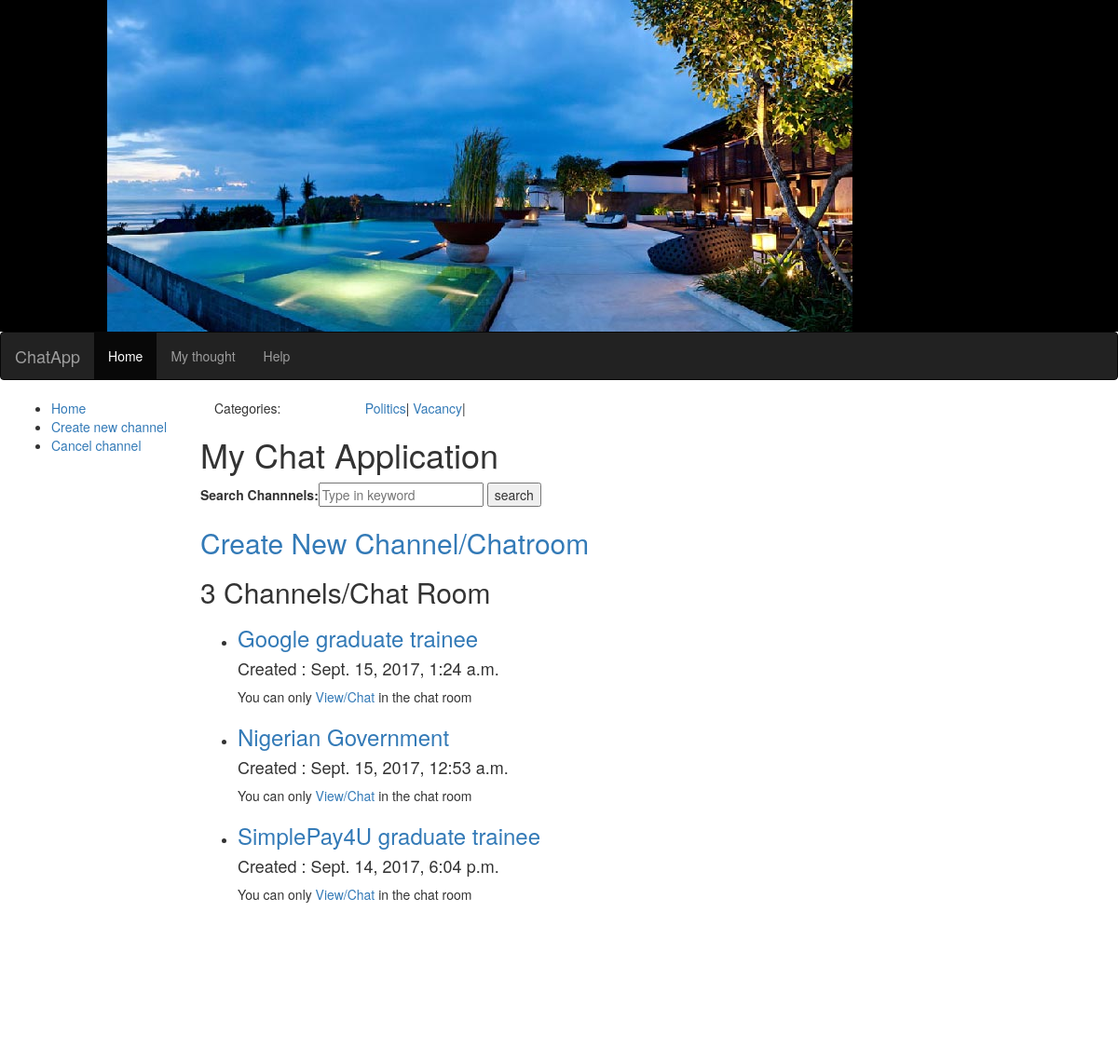
Screenshot of /chart/ with the database file from the repository.
### chart/models.py (models this page shows, shortened)
class Channel(models.Model):
    channel_text = models.CharField(max_length=200)
    category = models.CharField(default='other',max_length=500)
    date_created = models.DateTimeField()

### chart/views.py (the view)
def index(request):
    clear_search= "";
    if request.method == 'POST':
        if "create_channel" in request.POST:
          form = ChannelForm(request.POST);
          if form.is_valid():
            channel_name = form.cleaned_data['channel']
            category = form.cleaned_data['category']
            date = datetime.now()
            Channel.objects.create(channel_text=channel_name, date_created=date,category=category)
            channel = Channel.objects.all().order_by("-date_created");
        if "search_data" in request.POST:
            form2 = SearchForm(request.POST);
            if form2.is_valid():
              search=form2.cleaned_data["search"];
              channel = Channel.objects.filter(channel_text__icontains=search).order_by("-date_created");
              form = ChannelForm();
              clear_search= "**clear Search";
    else:
        form = ChannelForm();
        channel = Channel.objects.all().order_by("-date_created");
    categories = Channel.objects.all();
    cat=[];
    cat2=[];
    for category in categories:
        if category.category not in cat2:
           cat2.append(category.category);
           cat.append(category.id);
    form2 = SearchForm();
    context = {"channel":channel, "form": form, "form2":form2,"clear_search":clear_search, "cat":cat}
    return render(request, 'chart/index.html', context)

### chart/forms.py
class ChannelForm(forms.Form):
    channel=forms.CharField(label='Channel Name ', max_length=100)
    category=forms.CharField(label='Category', widget=forms.Select(choices=CHOICES))

class SearchForm(forms.Form):
    search=forms.CharField(label='Search Channnels',widget=forms.TextInput(attrs={'placeholder':'Type in keyword'}))

### chart/templates/chart/index.html (shortened to what this page needs)
{% extends "base.html" %}
{% block content %}
<div class="container-fluid">
   <div class="row">
      <div class="col-sm-2">
	  Categories:
      </div>
      <div class="col-sm-10 ">
	  {% for chanel in channel %}
	    {% if chanel.id in cat %}
          <a href="{% url 'chart:category' chanel.id %}">{{ chanel.category }}</a>|
		{% endif %}
       {% endfor %}
      </div>
   </div>
</div>
<h1>My Chat Application</h1>
<form action="{% url 'chart:index' %}" method="post">
     {{ form2 }}
     <input type="submit" name="search_data" value="search" />
</form>
<div class="butt"><h2> <a href="#">Create New Channel/Chatroom</a></h2></div>
<h2>{{ channel.count}} Channels/Chat Room</h2>
 {% if channel %}
   {% for chanel in channel %}
   <ul>
     <li>
     <h3><a href="{% url 'chart:room' chanel.id %}#chat">{{ chanel.channel_text }}</a></h3>
	 <h4>Created : {{ chanel.date_created }}</h4>
     You can only <a href="{% url 'chart:room' chanel.id %}#chat">View/Chat</a> in the chat room
     </li>
   </ul>
   {% endfor%}
    <br><br><br><br> <br><br><br><br>
 {% endif %}
{% endblock %}

### rows the page displays
Channel: category "Politics", channel_text "Nigerian Government", date_created "Sept. 15, 2017, 12:53 a.m."
Channel: category "Vacancy", channel_text "SimplePay4U graduate trainee", date_created "Sept. 14, 2017, 6:04 p.m."
Channel: channel_text "Google graduate trainee", date_created "Sept. 15, 2017, 1:24 a.m."

### other values shown
{{ channel.count }} "3"
